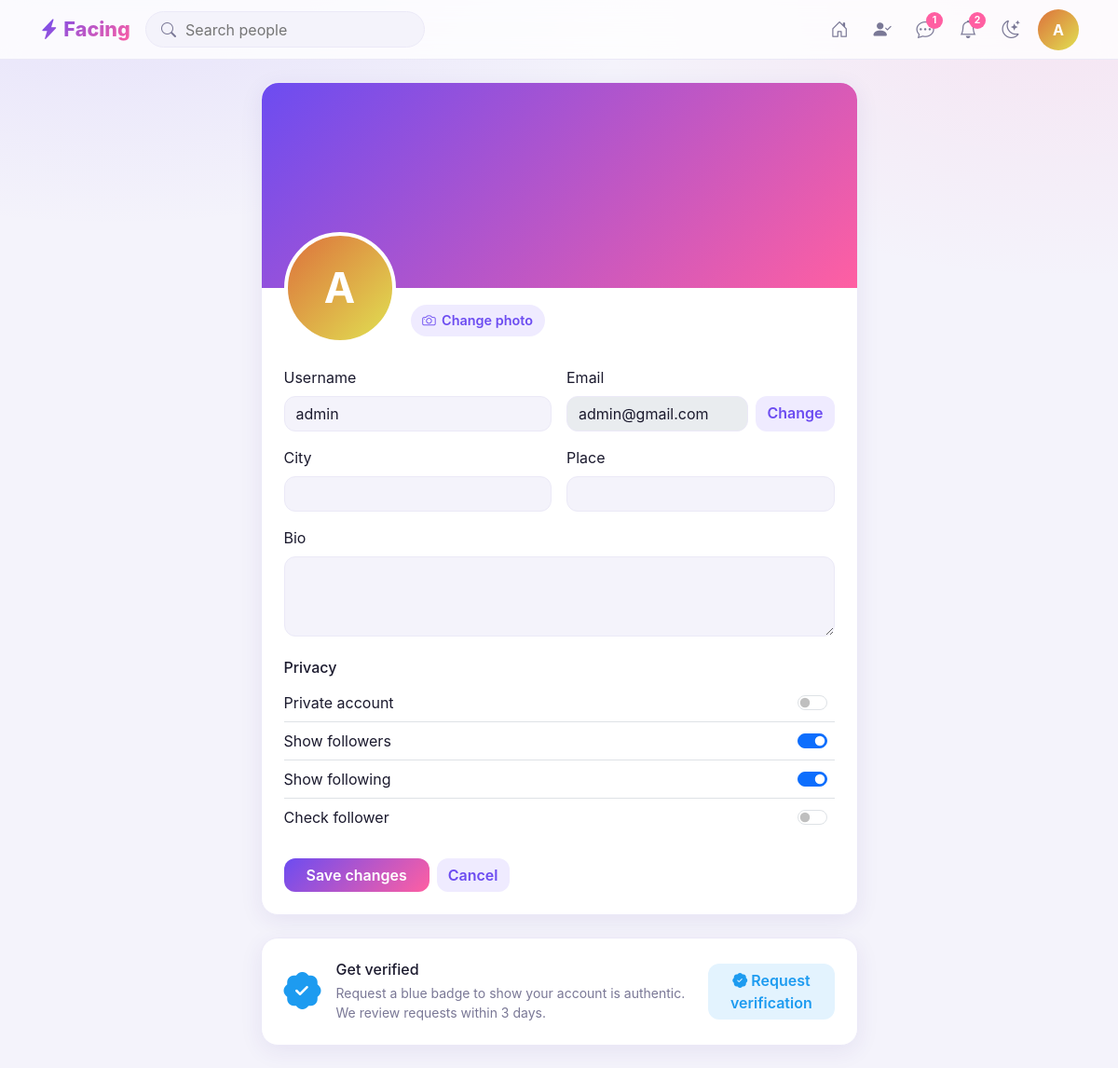
/accounts/settings/ (signed in), run on the app's committed database.
### accounts/models.py (models this page shows, shortened)
class User(AbstractBaseUser, PermissionsMixin):
    class Colors(models.IntegerChoices):
        YELLOW = 20, "Yellow"
        AQUA = 180, "Aqua"
        GBLUE = 150, "Green Blue"
        BLUE = 200, "Blue"
        GREEN = 100, "Green"
        PURPLE = 240, "Purple"
        YGREEN = 60, "Yellow Green"
        DPURPLE = 260, "Deep Purple"
    id = models.UUIDField(primary_key=True, default=uuid.uuid4, editable=False)
    username = models.CharField(max_length=50, unique=True)
    email = models.EmailField(max_length=300, unique=True)
    img = models.ImageField(upload_to="ProfileImg", null=True, blank=True)
    color = models.IntegerField(
        choices=Colors.choices, default=random.choice(Colors.values)
    )
    bio = models.CharField(max_length=100, null=True, blank=True)
    city = models.CharField(max_length=100, null=True, blank=True)
    place = models.CharField(max_length=100, null=True, blank=True)
    is_private = models.BooleanField(default=False)
    show_followers = models.BooleanField(default=True)
    show_following = models.BooleanField(default=True)
    check_follower = models.BooleanField(default=False)
    slug = models.SlugField(null=True, blank=True)
    verified = models.BooleanField(default=False)
    is_active = models.BooleanField(default=True)
    is_staff = models.BooleanField(default=False)
    is_admin = models.BooleanField(default=False)
    is_superuser = models.BooleanField(default=False)
    date_joined = models.DateTimeField(auto_now_add=True)
    last_login = models.DateTimeField(auto_now=True)
    USERNAME_FIELD = "email"
    REQUIRED_FIELDS = ["username"]
    objects = UserManager()

### accounts/views.py (the view)
# urls.py: path("settings/", views.settings, name="settings"),
@login_required
def settings(request):
    if request.method == "POST":
        form = SettingsForm(request.POST, request.FILES, instance=request.user)
        if form.is_valid():
            form.save()
            return redirect("settings")
        else:
            for field, errors in form.errors.items():
                for error in errors:
                    messages.error(request, f"{field}: {error}")
            return redirect("settings")
    else:
        form = SettingsForm(instance=request.user)
    return render(request, "accounts/settings.html", {"form": form})

### message/context_processors.py (called while the page is built)
def nav_counters(request):
    requests = Follow.objects.filter(
        following=request.user, status=Follow.Status.PENDING
    ).count()
    return {"requests": requests}

### templates/accounts/settings.html (shortened to what this page needs)
{% extends 'base.html' %}
{% block body %}
<main class="container py-4"><div class="row justify-content-center"><div class="col-lg-7">
  <form class="card mb-4" method="POST" enctype="multipart/form-data">
    <div class="cover" id="coverPrev" style="background-image:linear-gradient(135deg,#6c4cf1,#ff5fa2)"></div>
    <div class="card-body pt-0 px-4 pb-4">
      <div class="profile-top d-flex align-items-end gap-3 mb-4">
        <span class="av av-xl" id="avatarPrev"
              style="{% if user.img %}background-image:url('{{ user.img.url }}');background-size:cover;background-position:center;{% else %}--h:{{user.color}}{% endif %}">{% if not user.img %}{{ user.username|first|upper }}{% endif %}</span>
        <div class="pb-2">
          <div class="d-flex flex-wrap gap-2">
            <label class="chip"><i class="bi bi-camera"></i> Change photo
              <input type="file" name="img" id="{{ form.img.auto_id }}" accept="image/*" data-preview="#avatarPrev" hidden></label>
          </div>
        </div>
      </div>
      <div class="row g-3">
        <div class="col-sm-6">
          <label class="form-label" for="{{ form.username.auto_id }}">Username</label>
          <input id="{{ form.username.auto_id }}" name="username" type="text" required
                 class="form-control {% if form.username.errors %}is-invalid{% endif %}" value="{{ form.username.value|default:'' }}">
        </div>
        <div class="col-sm-6">
          <label class="form-label" for="current_email">Email</label>
          <div class="d-flex gap-2">
            <input id="current_email" type="email" class="form-control" value="{{ user.email }}" disabled>
            <a class="btn btn-soft" href="{% url 'account_email' %}">Change</a>
          </div>
        </div>
        <div class="col-sm-6">
          <label class="form-label" for="{{ form.city.auto_id }}">City</label>
          <input id="{{ form.city.auto_id }}" name="city" type="text"
                 class="form-control {% if form.city.errors %}is-invalid{% endif %}" value="{{ form.city.value|default:'' }}">
        </div>
        <div class="col-sm-6">
          <label class="form-label" for="{{ form.place.auto_id }}">Place</label>
          <input id="{{ form.place.auto_id }}" name="place" type="text"
                 class="form-control {% if form.place.errors %}is-invalid{% endif %}" value="{{ form.place.value|default:'' }}">
        </div>
        <div class="col-12">
          <label class="form-label" for="{{ form.bio.auto_id }}">Bio</label>
          <textarea id="{{ form.bio.auto_id }}" name="bio" rows="3"
                    class="form-control {% if form.bio.errors %}is-invalid{% endif %}">{{ form.bio.value|default:'' }}</textarea>
        </div>
      </div>
      <h6 class="mt-4 mb-2">Privacy</h6>
      <div class="list-unstyled mb-0">
        <div class="d-flex justify-content-between align-items-center py-2 border-bottom">
          <label class="form-check-label" for="{{ form.is_private.auto_id }}">Private account</label>
          <div class="form-check form-switch m-0"><input class="form-check-input" type="checkbox" role="switch" name="is_private" id="{{ form.is_private.auto_id }}" {% if form.is_private.value %}checked{% endif %}></div>
        </div>
        <div class="d-flex justify-content-between align-items-center py-2 border-bottom">
          <label class="form-check-label" for="{{ form.show_followers.auto_id }}">Show followers</label>
          <div class="form-check form-switch m-0"><input class="form-check-input" type="checkbox" role="switch" name="show_followers" id="{{ form.show_followers.auto_id }}" {% if form.show_followers.value %}checked{% endif %}></div>
        </div>
        <div class="d-flex justify-content-between align-items-center py-2 border-bottom">
          <label class="form-check-label" for="{{ form.show_following.auto_id }}">Show following</label>
          <div class="form-check form-switch m-0"><input class="form-check-input" type="checkbox" role="switch" name="show_following" id="{{ form.show_following.auto_id }}" {% if form.show_following.value %}checked{% endif %}></div>
        </div>
        <div class="d-flex justify-content-between align-items-center py-2">
          <label class="form-check-label" for="{{ form.check_follower.auto_id }}">Check follower</label>
          <div class="form-check form-switch m-0"><input class="form-check-input" type="checkbox" role="switch" name="check_follower" id="{{ form.check_follower.auto_id }}" {% if form.check_follower.value %}checked{% endif %}></div>
        </div>
      </div>
      <div class="d-flex gap-2 mt-4">
        <button type="submit" class="btn btn-brand px-4">Save changes</button>
        <a class="btn btn-soft" href="{% url 'profile' user.id %}">Cancel</a>
      </div>
    </div>
  </form>
  <form class="card" method="post">
    <div class="card-body p-4 d-flex align-items-center gap-3">
      <i class="bi bi-patch-check-fill verified fs-1"></i>
      <div class="flex-grow-1"><h6 class="mb-1">Get verified</h6><p class="small muted mb-0">Request a blue badge to show your account is authentic. We review requests within 3 days.</p></div>
      <button class="btn btn-verify"><i class="bi bi-patch-check-fill"></i> Request verification</button>
    </div>
  </form>
</div></div></main>
{% endblock body %}

### templates/navbar.html (shortened to what this page needs)
<nav class="topbar sticky-top"><div class="container d-flex align-items-center gap-3">
  <a class="brand" href="{% url 'home' %}"><i class="bi bi-lightning-charge-fill"></i> Facing</a>
  {% if request.user.is_authenticated %}
  <form class="search d-none d-md-flex" action='{% url "search" %}'><i class="bi bi-search muted"></i><input placeholder="Search people" aria-label="Search" name='u'></form>
  <div class="ms-auto d-flex align-items-center gap-1">
    <a class="nav-i" data-p="feed" {% if request.path == '/' %} aria-current="page" {% endif %} href="{% url 'home' %}" title="Home"><i class="bi bi-house-door"></i></a>
    <a class="nav-i" data-p="friends"  href="{% url 'requests' %}" title="Friend requests"> <i class="bi bi-person-check-fill"></i></a>
    <button class="nav-i" type="button" id="msgToggle" title="Messages" aria-label="Messages" aria-expanded="false" aria-controls="msgPanel"><i class="bi bi-chat-dots"></i><b class="dot">1</b></button>
    <a class="nav-i" data-p="notifications" href="notifications.html" title="Notifications"><i class="bi bi-bell"></i><b class="dot">2</b></a>
    {% endif %}
    <button class="nav-i" {% if user.is_anonymous %} style='margin-left:auto'{% endif %} type="button" data-theme-toggle title="Toggle theme"><i class="bi bi-moon-stars"></i></button>
    <div class="dropdown ms-1">
      {% if request.user.is_authenticated %}
      <a href="#" data-bs-toggle="dropdown" aria-label="Account">
          <span class="av " id="avatarPrev"
              style="{% if user.img %}background-image:url('{{ request.user.img.url }}');background-size:cover;background-position:center;{% else %}--h:{{request.user.color}}{% endif %}">
              {% if not request.user.img %}{{ user.username|first|upper }}{% endif %}
          </span>
      </a>
      {% else %}
      <a  href="{% url 'account_login' %}">Login /</a>
      <a  href="{% url 'account_signup' %}">Signup</a>
      {% endif %}
    </div>
  </div></div>
</nav>

### static/assets/css/style.css (style rules this page uses)
:root { --bg:#f4f3fb;--card:#fff;--ink:#1b1a2e;--muted:#7a7896;--line:#ebe9f7;--soft:#efebff;--brand:#6c4cf1;--brand2:#ff5fa2;--blue:#1d9bf0; --grad:linear-gradient(135deg,var(--brand),var(--brand2));--r:18px;--shadow:0 6px 24px rgba(60,40,140,.08) }
body { background:var(--bg);color:var(--ink);font-family:"Inter","Segoe UI",system-ui,sans-serif;min-height:100vh; background-image:radial-gradient(600px 300px at 10% -5%,rgba(108,76,241,.12),transparent),radial-gradient(500px 300px at 95% 0,rgba(255,95,162,.10),transparent);background-attachment:fixed }
a { color:var(--brand);text-decoration:none }
.muted { color:var(--muted) }
.card,.modal-content,.dropdown-menu,.list-group-item { background:var(--card);color:var(--ink);border:1px solid var(--line) }
.card { border-radius:var(--r);box-shadow:var(--shadow) }
.form-control,.form-select { background:var(--bg);color:var(--ink);border:1px solid var(--line);border-radius:12px }
.verified { color:var(--blue);font-size:.9em;vertical-align:-1px }
.btn { border-radius:12px;font-weight:600;transition:transform .15s,box-shadow .15s,background .15s }
.btn-brand { background:var(--grad);color:#fff;border:0 }
.btn-soft { background:var(--soft);color:var(--brand);border:0 }
.btn-verify { background:rgba(29,155,240,.12);color:var(--blue);border:0 }
.av { --h:260;display:inline-flex;align-items:center;justify-content:center;width:44px;height:44px;border-radius:50%;flex:none;color:#fff;font-weight:700; background:linear-gradient(135deg,hsl(var(--h) 70% 55%),hsl(calc(var(--h) + 40) 70% 60%));background-size:cover;background-position:center;overflow:hidden }
.av-xl { width:120px;height:120px;font-size:2.8rem;border:4px solid var(--card) }
.chip { display:inline-flex;align-items:center;gap:.4rem;padding:.4rem .8rem;border-radius:999px;background:var(--soft);color:var(--brand);font-weight:600;font-size:.9rem;cursor:pointer;border:0 }
.topbar { background:color-mix(in srgb,var(--card) 80%,transparent);backdrop-filter:blur(14px);border-bottom:1px solid var(--line);padding:.6rem 0;z-index:1030 }
.brand { font-weight:800;font-size:1.35rem;background:var(--grad);-webkit-background-clip:text;background-clip:text;color:transparent }
.search { align-items:center;gap:.5rem;background:var(--bg);border:1px solid var(--line);border-radius:999px;padding:.35rem 1rem;width:300px }
.search input { background:none;border:0;outline:0;color:var(--ink);width:100% }
.nav-i { position:relative;width:42px;height:42px;display:grid;place-items:center;border-radius:12px;border:0;background:none;color:var(--muted);font-size:1.2rem }
.dot { position:absolute;top:2px;right:2px;min-width:18px;height:18px;border-radius:9px;background:var(--brand2);color:#fff;font-size:.65rem;display:grid;place-items:center }
.cover { height:220px;border-radius:var(--r) var(--r) 0 0;background:var(--grad) center/cover }
.profile-top { margin-top:-60px }

### static/assets/css/stories.css (style rules this page uses)
:root { --st-primary: var(--bs-primary, #4f46e5); --st-on-primary: #fff; --st-bg: #f3f5fa; --st-surface: #fff; --st-surface-2: #f1f5f9; --st-text: #0f172a; --st-muted: #64748b; --st-border: #e2e8f0; --st-danger: #e11d48; --st-heart: #ff3b5c; --st-grad: linear-gradient(45deg, #f9ce34 0%, #ee2a7b 55%, #6228d7 100%); --st-radius: 16px; --st-shadow: 0 8px 28px rgba(15, 23, 42, .08); --st-font: system-ui, -apple-system, "Segoe UI", Roboto, "Helvetica Neue", Arial, sans-serif; }

### data on the page
User: username|first "A", username "admin", email "admin@gmail.com"
